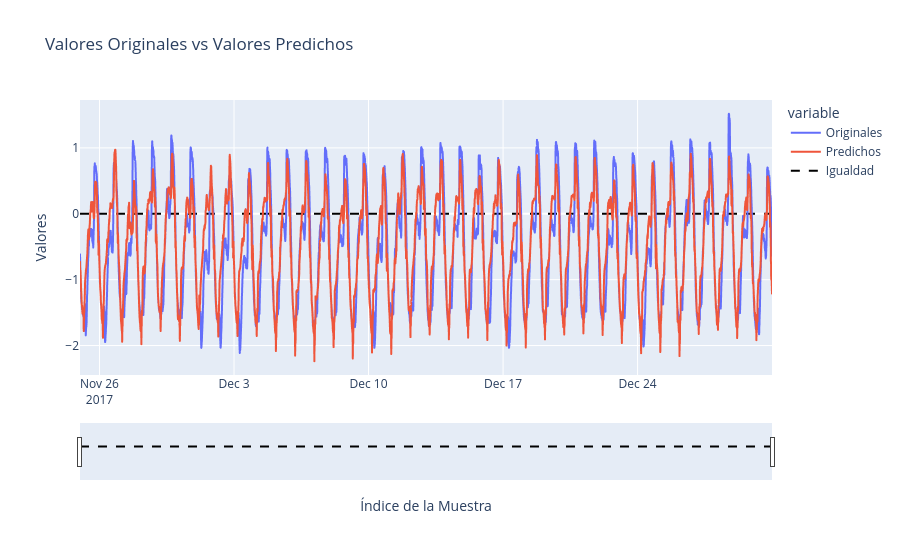

The code cell stored with this chart in its notebook:
### Code cell
# Crea un DataFrame con los datos originales y los predichos
df = pd.DataFrame({'Originales': valY.flatten(), 'Predichos': prediccionMLP.flatten()})
df.index = val_date

fecha_inicio = df.index[0]
fecha_fin = df.index[-1]


fig = px.line(df, title='Valores Originales vs Valores Predichos')
fig.update_xaxes(rangeslider_visible=True, title='Índice de la Muestra', range=[fecha_inicio, fecha_fin])
fig.update_yaxes(title='Valores')


fig.add_trace(go.Scatter(x=df.index, y=[0] * len(df), mode='lines', name='Igualdad', line=dict(color='black', dash='dash')))
dfMLP = df
fig.show()

### Figure 1 — Plotly figure (JSON) as saved in the notebook; plotly's stock layout.template omitted (floating-point values rounded to 4 significant figures; data arrays with more than 128 entries replaced by an {"elided": "..."} marker saying what was removed)
{"data": [{"hovertemplate": "variable=Originales<br>index=%{x}<br>value=%{y}<extra></extra>", "legendgroup": "Originales", "line": {"color": "#636efa", "dash": "solid"}, "marker": {"symbol": "circle"}, "mode": "lines", "name": "Originales", "showlegend": true, "type": "scattergl", "x": {"elided": "5186 str values"}, "xaxis": "x", "y": {"elided": "5186 float values"}, "yaxis": "y"}, {"hovertemplate": "variable=Predichos<br>index=%{x}<br>value=%{y}<extra></extra>", "legendgroup": "Predichos", "line": {"color": "#EF553B", "dash": "solid"}, "marker": {"symbol": "circle"}, "mode": "lines", "name": "Predichos", "showlegend": true, "type": "scattergl", "x": {"elided": "5186 str values"}, "xaxis": "x", "y": {"elided": "5186 float values"}, "yaxis": "y"}, {"line": {"color": "black", "dash": "dash"}, "mode": "lines", "name": "Igualdad", "type": "scatter", "x": {"elided": "5186 str values"}, "y": {"elided": "5186 int values"}}], "layout": {"legend": {"title": {"text": "variable"}, "tracegroupgap": 0}, "title": {"text": "Valores Originales vs Valores Predichos"}, "xaxis": {"anchor": "y", "domain": [0, 1], "range": ["2017-11-24T23:40:00", "2017-12-30T23:50:00"], "rangeslider": {"visible": true}, "title": {"text": "Índice de la Muestra"}}, "yaxis": {"anchor": "x", "domain": [0, 1], "title": {"text": "Valores"}}}}
